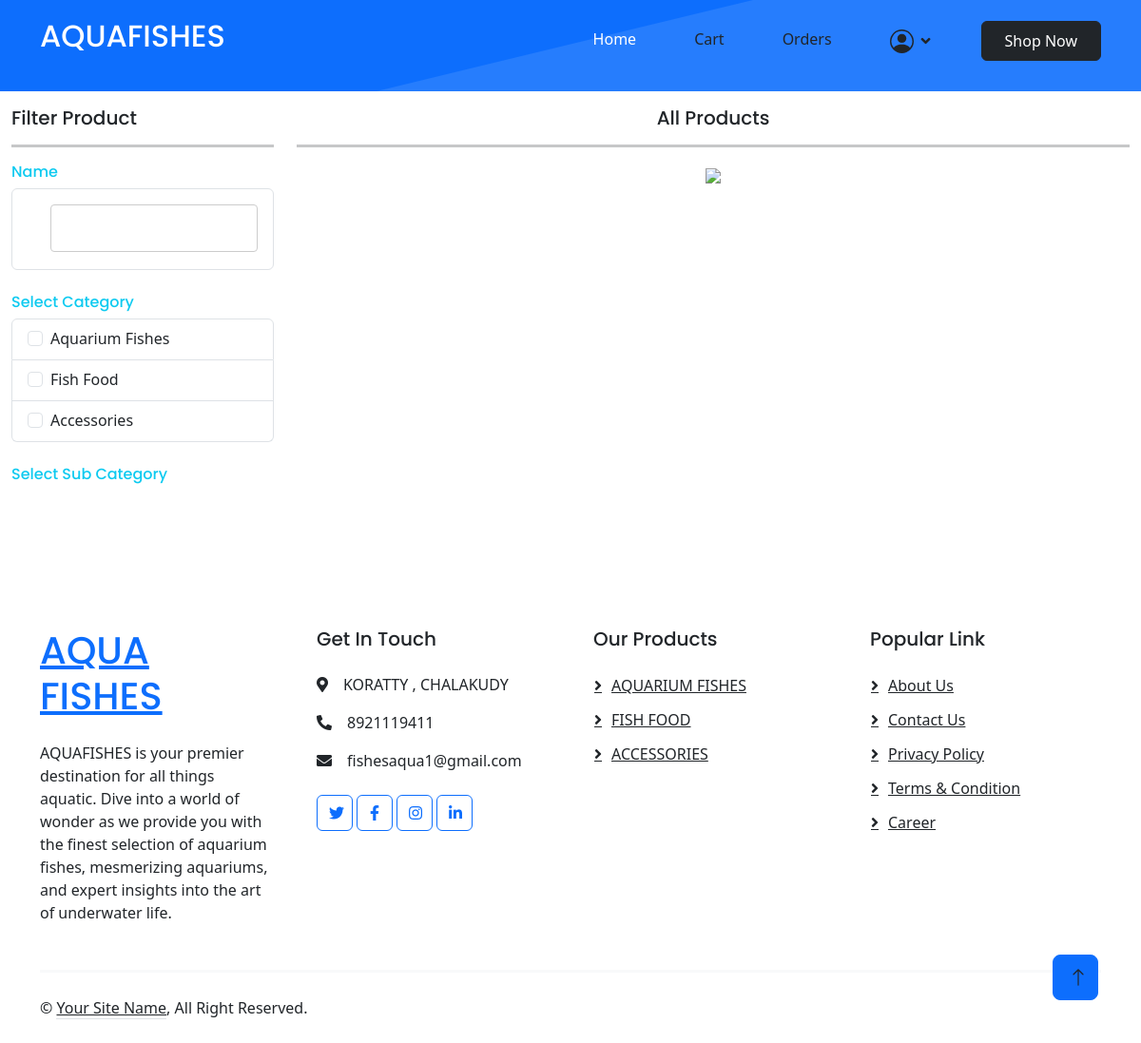
The page /User/SearchProduct.php (signed in) on the database its author committed.
### tables this page shows
CREATE TABLE `tbl_category` (
  `category_id` int(11) NOT NULL,
  `category_name` varchar(50) NOT NULL
);

### User/SearchProduct.php (the view, shortened to what this page needs)
<?php
include("Head.php");
include("../Assets/connection/connection.php");
?>
<!DOCTYPE html PUBLIC "-//W3C//DTD XHTML 1.0 Transitional//EN" "http://www.w3.org/TR/xhtml1/DTD/xhtml1-transitional.dtd">
<html xmlns="http://www.w3.org/1999/xhtml">
<head>
<link rel="stylesheet" href="../Assets/Template/Search/bootstrap.min.css">
</head>
<body onload="productCheck()">
        <div class="custom-alert-box">
        </div>
        <div class="container-fluid">
            <div class="row">
                <div class="col-lg-3">
                    <h5>Filter Product</h5>
                    <hr>
                    <h6 class="text-info"> Name</h6>
                    <ul class="list-group">
                        <li class="list-group-item">
                            <div class="form-check">
                                <label class="form-check-label">
                                    <input type="text" onkeyup="productCheck()" class="product_check" id="txt_name">
                                </label>
                            </div>
                        </li>
                    </ul>
                    <br />
                    <h6 class="text-info"> Select Category</h6>
                    <ul class="list-group">
                        <?php
						 $selCat = "SELECT * from tbl_category";
                            $result = $conn->query($selCat);
                            while ($row=$result->fetch_assoc()) {
                        ?>
                        <li class="list-group-item">
                            <div class="form-check">
                                <label class="form-check-label">
                                    <input type="checkbox" onclick="changeSub(),productCheck()" class="form-check-input product_check" value="<?php echo $row["category_id"]; ?>" id="category"><?php echo $row["category_name"]; ?>
                                </label>
                            </div>
                        </li>
                        <?php
                            }
                        ?>
                    </ul>
                    <br />
                    <h6 class="text-info"> Select Sub Category</h6>
                </div>
                <div class="col-lg-9">
                    <h5 class="text-center" id="textChange">All Products</h5>
                    <hr>
                    <div class="text-center">
                        <img src="../Assets/Template/Search/loader.gif" id='loder' width="200" style="display: none"/>
                    </div>
                </div>
            </div>
                        </div>
    </body>
<?php
include("Foot.php");
?>
</html>

### Assets/Template/Form.css (style rules this page uses)
input[type=text],[type=password],[type=email],[type=date], select { width: 100%; padding: 12px 20px; margin: 8px 0; display: inline-block; border: 1px solid #ccc; border-radius: 4px; box-sizing: border-box; }

### User/SearchProduct.php (style rules this page uses)
.custom-alert-box { z-index:1; width: 20%; height: 10%; position: fixed; bottom: 0; right: 0; left: auto; }

### rows shown on the page
tbl_category: category_name "Aquarium Fishes"
tbl_category: category_name "Fish Food"
tbl_category: category_name "Accessories"
